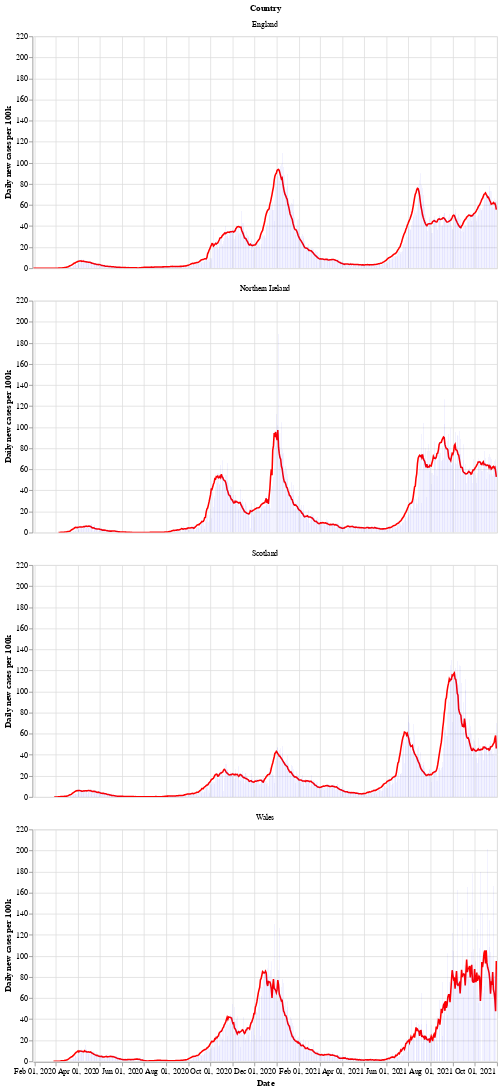

The notebook cell this image was saved under:
### Markdown cell above
Next is a bar chart of the number of new cases in each country (per 100k population), with the 7 day moving average of cases. Again we see that Wales saw a longer period of raising and falling cases compared to the other countries.

After a period of cases falling, each nation is now seeing a rise in the number of cases - especially in Wales.

### Code cell
# collapse
bars = alt.Chart(uk_cases).mark_bar().encode(
    x=alt.X("yearmonthdate(date):T", axis=alt.Axis(title='Date')),
    y=alt.Y("newCasesRate:Q", axis=alt.Axis(title='Daily new cases per 100k')),
    tooltip='newCasesRate',
    color=alt.condition(
        alt.datum.dailyChange > 0,
        alt.value("orange"),  # The positive color
        alt.value("blue")  # The negative color
    )
).properties(title='New cases per 100k population with rolling 7 day average', width=600).interactive()
line = alt.Chart(uk_cases).mark_line(
    color='red',
    size=2,
).transform_window(
    rolling_mean='mean(newCasesRate)',
    frame=[0, 7],
    groupby=['areaName']
).encode(
    x='yearmonthdate(date):T',
    y='rolling_mean:Q'
)
alt.layer(line, bars, data=uk_cases).facet(alt.Row('areaName', title='Country'), columns=1)

### Figure 1 — Vega-Lite specification as saved in the notebook (floating-point values rounded to 4 significant figures; data arrays with more than 128 entries replaced by an {"elided": "..."} marker saying what was removed)
{"config": {"view": {"continuousWidth": 400, "continuousHeight": 300}}, "data": {"name": "data-7377c71c5db556fb150c87ea959ac01a"}, "facet": {"type": "nominal", "field": "areaName", "title": "Country"}, "spec": {"layer": [{"mark": {"type": "line", "color": "red", "size": 2}, "encoding": {"x": {"type": "temporal", "field": "date", "timeUnit": "yearmonthdate"}, "y": {"type": "quantitative", "field": "rolling_mean"}}, "transform": [{"window": [{"op": "mean", "field": "newCasesRate", "as": "rolling_mean"}], "frame": [0, 7], "groupby": ["areaName"]}]}, {"mark": "bar", "encoding": {"color": {"condition": {"value": "orange", "test": "(datum.dailyChange > 0)"}, "value": "blue"}, "tooltip": {"type": "quantitative", "field": "newCasesRate"}, "x": {"type": "temporal", "axis": {"title": "Date"}, "field": "date", "timeUnit": "yearmonthdate"}, "y": {"type": "quantitative", "axis": {"title": "Daily new cases per 100k"}, "field": "newCasesRate"}}, "selection": {"selector002": {"type": "interval", "bind": "scales", "encodings": ["x", "y"]}}, "title": "New cases per 100k population with rolling 7 day average", "width": 600}]}, "columns": 1, "$schema": "https://vega.github.io/schema/vega-lite/v4.8.1.json", "datasets": {"data-7377c71c5db556fb150c87ea959ac01a": {"elided": "2472 records"}}}
